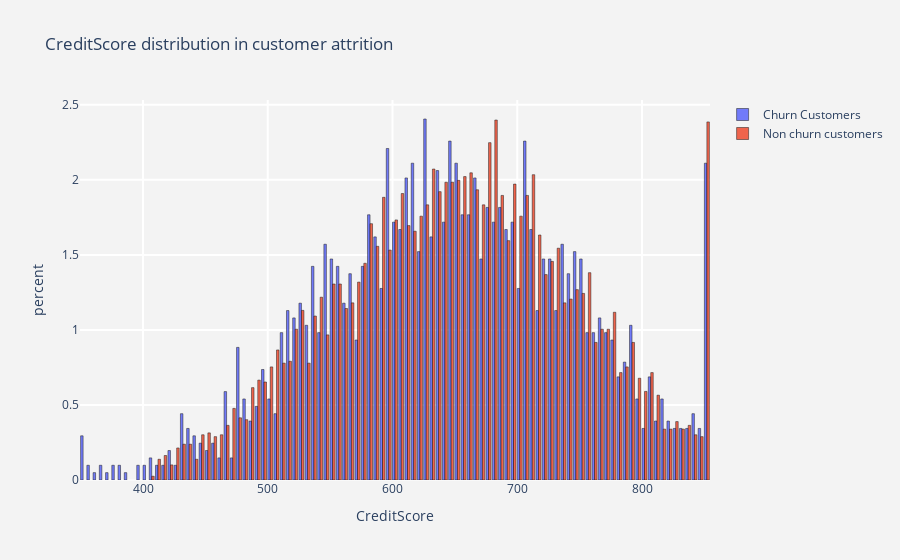
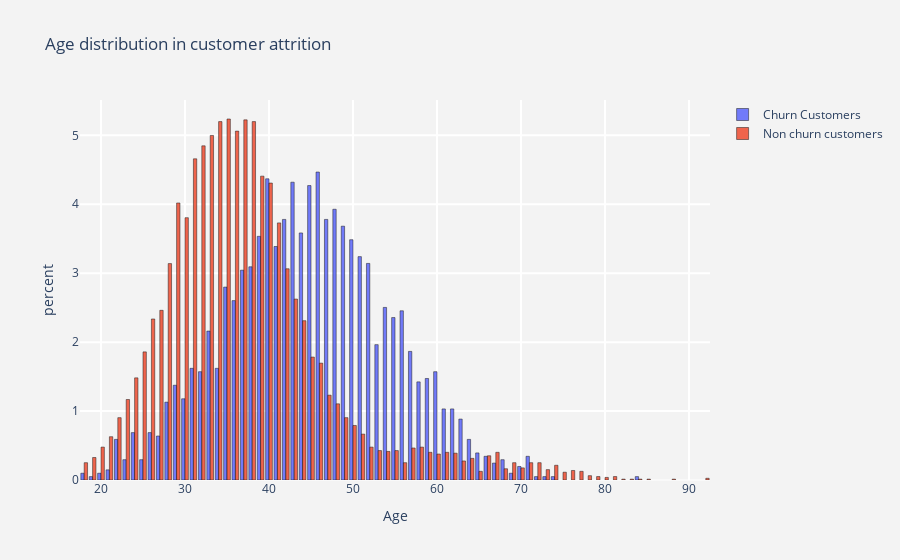
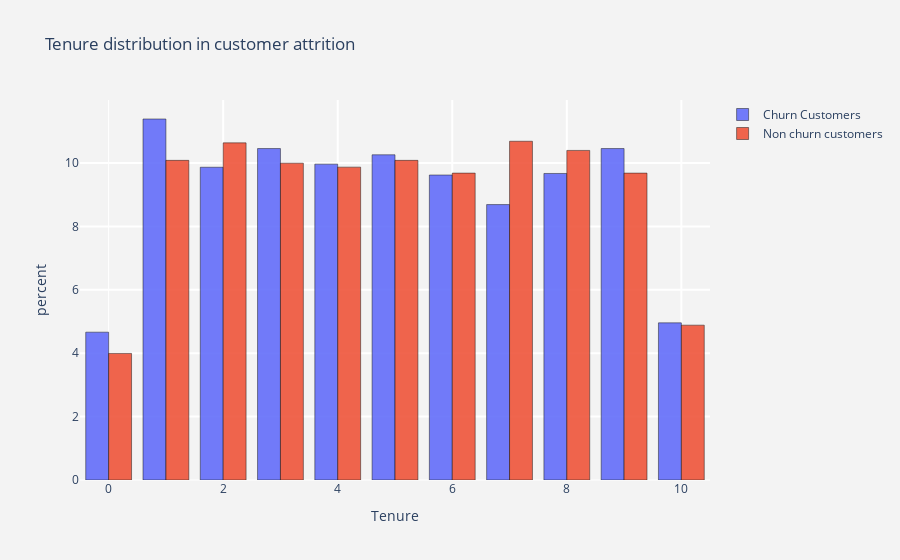
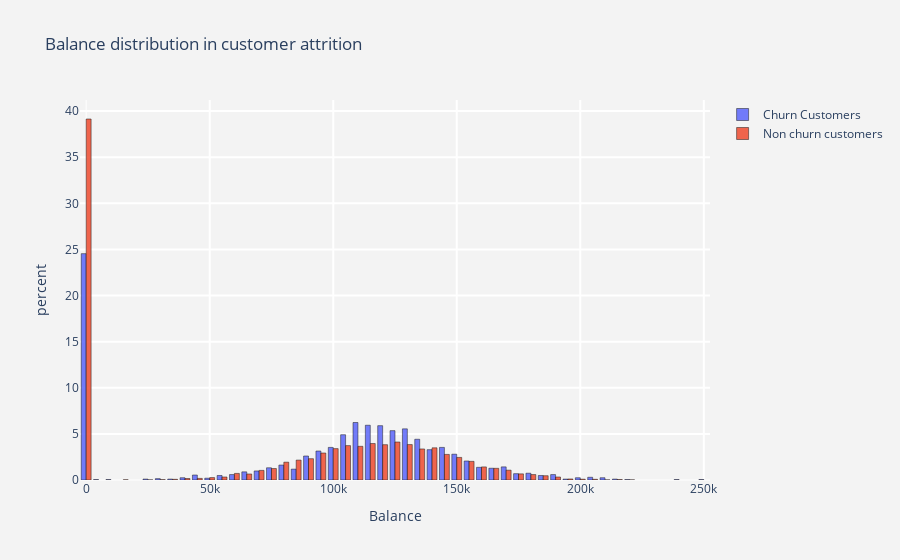

Source (notebook cell) for these figures, in order:
### Code cell
for index, col in enumerate(continous_columns):
    histogram(continous_columns[index])
    plt.title(f'Pie chart for {col}')

### Figure 1 — Plotly figure (JSON) as saved in the notebook; plotly's stock layout.template omitted (floating-point values rounded to 4 significant figures; data arrays with more than 128 entries replaced by an {"elided": "..."} marker saying what was removed)
{"data": [{"histnorm": "percent", "marker": {"line": {"color": "black", "width": 0.5}}, "name": "Churn Customers", "opacity": 0.9, "type": "histogram", "x": {"elided": "2037 int values"}}, {"histnorm": "percent", "marker": {"line": {"color": "black", "width": 0.5}}, "name": "Non churn customers", "opacity": 0.9, "type": "histogram", "x": {"elided": "7963 int values"}}], "layout": {"paper_bgcolor": "rgb(243,243,243)", "plot_bgcolor": "rgb(243,243,243)", "title": {"text": "CreditScore distribution in customer attrition "}, "xaxis": {"gridcolor": "rgb(255, 255, 255)", "gridwidth": 2, "ticklen": 5, "title": {"text": "CreditScore"}, "zerolinewidth": 1}, "yaxis": {"gridcolor": "rgb(255, 255, 255)", "gridwidth": 2, "ticklen": 5, "title": {"text": "percent"}, "zerolinewidth": 1}}}

### Figure 2 — Plotly figure (JSON) as saved in the notebook; plotly's stock layout.template omitted (floating-point values rounded to 4 significant figures; data arrays with more than 128 entries replaced by an {"elided": "..."} marker saying what was removed)
{"data": [{"histnorm": "percent", "marker": {"line": {"color": "black", "width": 0.5}}, "name": "Churn Customers", "opacity": 0.9, "type": "histogram", "x": {"elided": "2037 int values"}}, {"histnorm": "percent", "marker": {"line": {"color": "black", "width": 0.5}}, "name": "Non churn customers", "opacity": 0.9, "type": "histogram", "x": {"elided": "7963 int values"}}], "layout": {"paper_bgcolor": "rgb(243,243,243)", "plot_bgcolor": "rgb(243,243,243)", "title": {"text": "Age distribution in customer attrition "}, "xaxis": {"gridcolor": "rgb(255, 255, 255)", "gridwidth": 2, "ticklen": 5, "title": {"text": "Age"}, "zerolinewidth": 1}, "yaxis": {"gridcolor": "rgb(255, 255, 255)", "gridwidth": 2, "ticklen": 5, "title": {"text": "percent"}, "zerolinewidth": 1}}}

### Figure 3 — Plotly figure (JSON) as saved in the notebook; plotly's stock layout.template omitted (floating-point values rounded to 4 significant figures; data arrays with more than 128 entries replaced by an {"elided": "..."} marker saying what was removed)
{"data": [{"histnorm": "percent", "marker": {"line": {"color": "black", "width": 0.5}}, "name": "Churn Customers", "opacity": 0.9, "type": "histogram", "x": {"elided": "2037 int values"}}, {"histnorm": "percent", "marker": {"line": {"color": "black", "width": 0.5}}, "name": "Non churn customers", "opacity": 0.9, "type": "histogram", "x": {"elided": "7963 int values"}}], "layout": {"paper_bgcolor": "rgb(243,243,243)", "plot_bgcolor": "rgb(243,243,243)", "title": {"text": "Tenure distribution in customer attrition "}, "xaxis": {"gridcolor": "rgb(255, 255, 255)", "gridwidth": 2, "ticklen": 5, "title": {"text": "Tenure"}, "zerolinewidth": 1}, "yaxis": {"gridcolor": "rgb(255, 255, 255)", "gridwidth": 2, "ticklen": 5, "title": {"text": "percent"}, "zerolinewidth": 1}}}

### Figure 4 — Plotly figure (JSON) as saved in the notebook; plotly's stock layout.template omitted (floating-point values rounded to 4 significant figures; data arrays with more than 128 entries replaced by an {"elided": "..."} marker saying what was removed)
{"data": [{"histnorm": "percent", "marker": {"line": {"color": "black", "width": 0.5}}, "name": "Churn Customers", "opacity": 0.9, "type": "histogram", "x": {"elided": "2037 float values"}}, {"histnorm": "percent", "marker": {"line": {"color": "black", "width": 0.5}}, "name": "Non churn customers", "opacity": 0.9, "type": "histogram", "x": {"elided": "7963 float values"}}], "layout": {"paper_bgcolor": "rgb(243,243,243)", "plot_bgcolor": "rgb(243,243,243)", "title": {"text": "Balance distribution in customer attrition "}, "xaxis": {"gridcolor": "rgb(255, 255, 255)", "gridwidth": 2, "ticklen": 5, "title": {"text": "Balance"}, "zerolinewidth": 1}, "yaxis": {"gridcolor": "rgb(255, 255, 255)", "gridwidth": 2, "ticklen": 5, "title": {"text": "percent"}, "zerolinewidth": 1}}}
